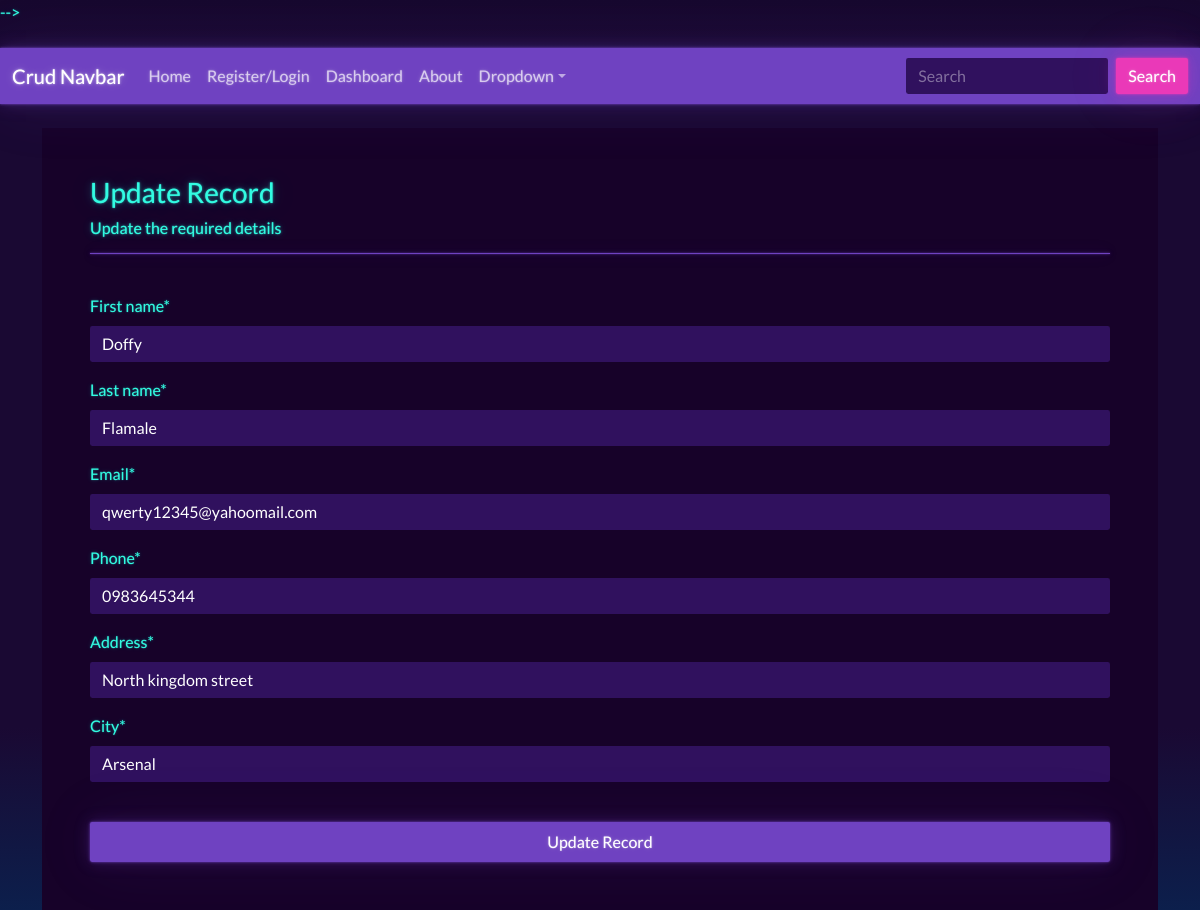
/update-record/6 (signed in), run on the app's committed database.
### website/models.py (models this page shows, shortened)
class Record(models.Model):
    creation_data = models.DateTimeField(auto_now_add = True)
    first_name = models.CharField(max_length = 100, default="")
    last_name = models.CharField(max_length = 100)
    email = models.CharField(max_length = 255)
    phone = models.CharField(max_length = 20)
    address = models.CharField(max_length = 255)
    city = models.CharField(max_length = 255)
    creation_data = models.DateTimeField(auto_now_add=True)

### website/views.py (the view)
# urls.py: path('update-record/<int:pk>',views.update_record, name="update-record"),
@login_required(login_url="login")
def update_record(request, pk):
    record = get_object_or_404(Record, id=pk)
    update_form = CreateRecordForm(instance=record)
    if request.method == "POST":
        update_form = CreateRecordForm(request.POST, instance=record)
        if update_form.is_valid():
            update_form.save()
            return redirect('dashboard')
    return render(request,"pages/update_record.html",{"update_form":update_form})

### website/forms.py
class CreateRecordForm(forms.ModelForm):
    class Meta:
        model = Record
        fields = ['first_name', 'last_name','email','phone','address','city']

### website/templates/pages/update_record.html (shortened to what this page needs)
{% extends 'pages/base.html' %}
{% load crispy_forms_tags %}
{% block content %}
<br>
<div class="container bg-dark p-5 form-layout">
    <h3> Update Record</h3>
    <h6> Update the required details </h6>
    <hr>
    <br>
    <form method="POST" autocomplete="off">
        {{update_form|crispy}}
        <br>
        <button type = "submit" class="btn btn-primary w-100 btn-block p-2 ">
           Update Record
        </button>
    </form>
</div>
{% endblock %}

### static/css/style.css (style rules this page uses)
body { background-color:rgb(63, 197, 6); }

### data on the page
Record: first_name "Doffy", last_name "Flamale", email "qwerty12345@yahoomail.com", phone "0983645344", address "North kingdom street", city "Arsenal"
